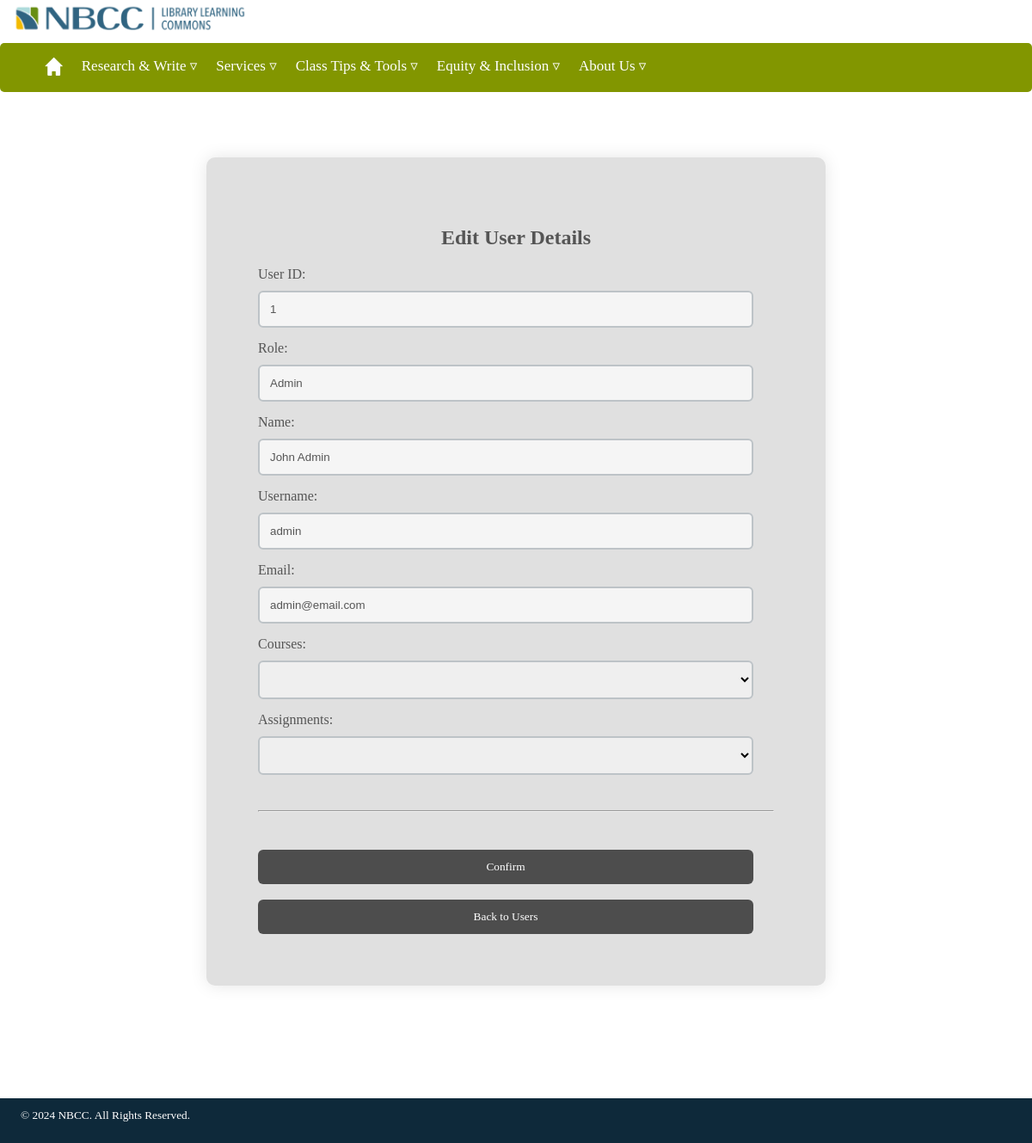
Screenshot of /edit_user.php (signed in) with the database file from the repository.
### tables this page shows
CREATE TABLE User (
    user_id INT AUTO_INCREMENT PRIMARY KEY,
    username VARCHAR(50) NOT NULL,
    password VARCHAR(255) NOT NULL,
    email VARCHAR(100) NOT NULL,
    name VARCHAR(100) NOT NULL,
    role VARCHAR(10) CHECK (role IN ('Student', 'Instructor', 'Admin'))
);

### edit_user.php (the view, shortened to what this page needs)
<?php
include './assets/includes/topBar.php';
include './src/connect.php';
if (isset($_GET['id'])) {
    $user_id = $_GET['id'];
    $_SESSION['user_id'] = $user_id;
} elseif (isset($_SESSION['user_id'])) {
    $user_id = $_SESSION['user_id'];
} else {
    header('Location: ./login.php');
    exit();
}
$stmt_user = $conn->prepare("CALL getUserDetails(?)");
$stmt_user->bind_param("i", $user_id);
$stmt_user->execute();
$result_user = $stmt_user->get_result();
$row_user = $result_user->fetch_assoc();
$current_user_id = $row_user['user_id'];
$current_role = $row_user['role'];
$current_name = $row_user['name'];
$current_username = $row_user['username'];
$current_email = $row_user['email'];
?>
<!DOCTYPE html>
<html lang="en">
<head>
    <link rel="stylesheet" href="./assets/css/editStyle.css">
</head>
<body>
<form id="steps-form" action="./src/proc-pages/edit_user_proc.php" method="post">
    <h2>Edit User Details</h2>
    <label for="userId">User ID:</label>
    <input type="text" id="userId" name="userId" value="<?php echo $current_user_id; ?>">
    <label for="role">Role:</label>
    <input type="text" id="role" name="role" value="<?php echo $current_role; ?>">
    <label for="name">Name:</label>
    <input type="text" id="name" name="name" value="<?php echo $current_name; ?>">
    <label for="username">Username:</label>
    <input type="text" id="username" name="username" value="<?php echo $current_username; ?>">
    <label for="email">Email:</label>
    <input type="text" id="email" name="email" value="<?php echo $current_email; ?>">
    <label for="course_id">Courses:</label>
    <select id="course_id" name="course_id">
    </select><br>
    <div>
        <label for="assignments">Assignments:</label>
        <select id="assignment_id" name="assignment_id">
        </select></div></BR>
    </div><hr></BR></BR>
    <button type="submit" onclick="return confirmPrompt()">Confirm</button></BR></BR>
    <button onclick="window.location.href='./manage_users.php'">Back to Users</button>
</form>
<footer>
    <small>© <script>document.write(new Date().getFullYear())</script> NBCC. All Rights Reserved.</small>
</footer>
</body>
</html>

### assets/css/editStyle.css (style rules this page uses)
body { font-family: 'Cambria'; background-color: #ffffff; display: flex; justify-content: center; align-items: center; margin: 9%; }
form { background-color: #e0e0e0; border-radius: 10px; box-shadow: 0 0 20px rgba(0, 0, 0, 0.1); padding: 60px; width: 600px; margin: 75px auto; text-align: auto; }
h2 { color: #555; text-align: center; }
label { display: block; margin-bottom: 10px; color: #555; }
input[type="text"], input[type="file"], textarea, input[type="datetime-local"], input[type="submit"] { width: calc(100% - 24px); padding: 12px; margin-bottom: 15px; box-sizing: border-box; border: 2px solid #bdc3c7; border-radius: 6px; transition: border-color 0.3s ease-in-out; background-color: #f5f5f5; color: #555; }
select, input { width: calc(100% - 24px); padding: 12px; margin-bottom: 15px; box-sizing: border-box; border: 2px solid #bdc3c7; border-radius: 6px; transition: border-color 0.3s ease-in-out; }
button { font-family: 'Cambria'; width: calc(100% - 24px); padding: 12px; background-color: #4d4d4d; color: #fff; border: none; border-radius: 6px; cursor: pointer; transition: background-color 0.3s ease-in-out; }
footer { background-color: #0E293A; color: white; width: 100%; height: 3%; text-indent: 2%; padding-top: 1%; position: fixed; bottom: 0; left: 0; }

### rows the page displays
user: userId "1", role "Admin", name "John Admin", username "admin", email "admin@email.com"
